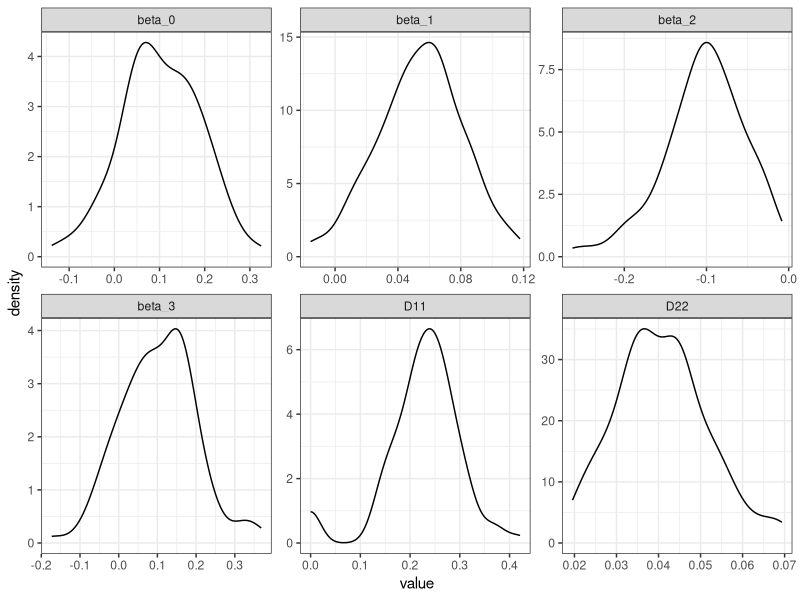

Generate this figure with R:
#' ####
#' Simulating simple Poisson structure with random effects
#' and fitting using lme4::glmer...
#' ###

rm(list=ls())
# data characteristics
n <- 200
mi <- 5
N <- n * mi
# x1, x2, x3 (time cont bin)
x1 <- 0:(mi - 1)
x2 <- rnorm(n)
x3 <- rbinom(n, 1, .5)  
# coefficients
beta0 <- 0.1; beta1 <- 0.05; beta2 <- -0.1; beta3 <- 0.1
# REs
D <- matrix(c(0.5^2, 0, 0, 0.2^2),2,2)
REs <- MASS::mvrnorm(n, c(0,0), D)
b0 <- REs[,1]; b1 <- REs[,2]

Yi <- list()
for(i in 1:n){
  lambdai <- beta0+b0[i] + x1 * (beta1 + b1[i]) + x2[i] * beta2 + x3[i] * beta3
  Yi[[i]] <- rpois(mi, lambda = exp(lambdai))
}
Y <- do.call(c, Yi)

df <- data.frame(
  id = rep(1:n, each = mi),
  x1 = rep(x1, n),
  x2 = rep(x2, each = mi),
  x3 = rep(x3, each = mi),
  b0 = rep(b0, each = mi),
  b1 = rep(b1, each = mi),
  Y = Y
)

library(lme4)
glmfit <- glmer(Y ~ x1 + x2 + x3 + (1 + x1|id), data = df, family = poisson)
VarCorr(glmfit)$id


# Quick simulation --------------------------------------------------------
simData <- function(){
  n <- 200
  mi <- 5
  N <- n * mi
  # x1, x2, x3 (time cont bin)
  x1 <- 0:(mi - 1)
  x2 <- rnorm(n)
  x3 <- rbinom(n, 1, .5)  
  # coefficients
  beta0 <- 0.1; beta1 <- 0.05; beta2 <- -0.1; beta3 <- 0.1
  # REs
  D <- matrix(c(0.5^2, 0, 0, 0.2^2),2,2)
  REs <- MASS::mvrnorm(n, c(0,0), D)
  b0 <- REs[,1]; b1 <- REs[,2]
  
  Yi <- list()
  for(i in 1:n){
    lambdai <- beta0+b0[i] + x1 * (beta1 + b1[i]) + x2[i] * beta2 + x3[i] * beta3
    Yi[[i]] <- rpois(mi, lambda = exp(lambdai))
  }
  Y <- do.call(c, Yi)
  
  df <- data.frame(
    id = rep(1:n, each = mi),
    x1 = rep(x1, n),
    x2 = rep(x2, each = mi),
    x3 = rep(x3, each = mi),
    b0 = rep(b0, each = mi),
    b1 = rep(b1, each = mi),
    Y = Y
  )
  
  df
}

fitData <- function(){
  df <- simData()
  glmfit <- glmer(Y ~ x1 + x2 + x3 + (1 + x1|id), data = df, family = poisson)
  c(fixef(glmfit), diag(VarCorr(glmfit)$id))
}

fits <- replicate(100, fitData(), simplify = F)
fits.bind <- as.data.frame(do.call(rbind, fits))
names(fits.bind) <- c(paste0("beta_", 0:3), "D11", "D22")

library(tidyverse)
gather(fits.bind) %>% 
  ggplot(aes(x = value)) + 
  geom_density() + 
  facet_wrap(~key, scales = "free") + 
  theme_bw()
# Verified!